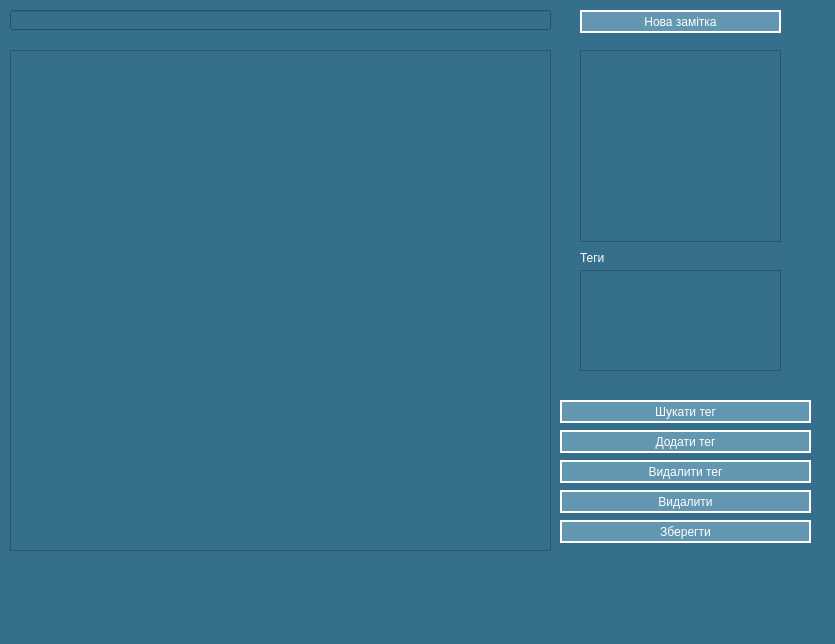
<?xml version="1.0" encoding="UTF-8"?>
<ui version="4.0">
 <class>MainWindow</class>
 <widget class="QMainWindow" name="MainWindow">
  <property name="geometry">
   <rect>
    <x>0</x>
    <y>0</y>
    <width>835</width>
    <height>644</height>
   </rect>
  </property>
  <property name="windowTitle">
   <string>MainWindow</string>
  </property>
  <property name="styleSheet">
   <string notr="true">background-color:#356f8c;
color:white;
</string>
  </property>
  <widget class="QWidget" name="centralwidget">
   <widget class="QTextEdit" name="note_text">
    <property name="geometry">
     <rect>
      <x>10</x>
      <y>50</y>
      <width>541</width>
      <height>501</height>
     </rect>
    </property>
   </widget>
   <widget class="QLineEdit" name="note_title">
    <property name="geometry">
     <rect>
      <x>10</x>
      <y>10</y>
      <width>541</width>
      <height>20</height>
     </rect>
    </property>
   </widget>
   <widget class="QPushButton" name="new_note_btn">
    <property name="geometry">
     <rect>
      <x>580</x>
      <y>10</y>
      <width>201</width>
      <height>23</height>
     </rect>
    </property>
    <property name="styleSheet">
     <string notr="true">background-color:#6396b0;
border: 2px solid white;
</string>
    </property>
    <property name="text">
     <string>Нова замітка</string>
    </property>
   </widget>
   <widget class="QPushButton" name="delete_note_btn">
    <property name="geometry">
     <rect>
      <x>560</x>
      <y>490</y>
      <width>251</width>
      <height>23</height>
     </rect>
    </property>
    <property name="styleSheet">
     <string notr="true">background-color:#6396b0;
border: 2px solid white;
</string>
    </property>
    <property name="text">
     <string>Видалити</string>
    </property>
   </widget>
   <widget class="QPushButton" name="save_note_btn">
    <property name="geometry">
     <rect>
      <x>560</x>
      <y>520</y>
      <width>251</width>
      <height>23</height>
     </rect>
    </property>
    <property name="styleSheet">
     <string notr="true">background-color:#6396b0;
border: 2px solid white;
</string>
    </property>
    <property name="text">
     <string>Зберегти</string>
    </property>
   </widget>
   <widget class="QListWidget" name="note_list">
    <property name="geometry">
     <rect>
      <x>580</x>
      <y>50</y>
      <width>201</width>
      <height>192</height>
     </rect>
    </property>
   </widget>
   <widget class="QLabel" name="label">
    <property name="geometry">
     <rect>
      <x>580</x>
      <y>250</y>
      <width>191</width>
      <height>16</height>
     </rect>
    </property>
    <property name="text">
     <string>Теги</string>
    </property>
   </widget>
   <widget class="QListWidget" name="teg_list">
    <property name="geometry">
     <rect>
      <x>580</x>
      <y>270</y>
      <width>201</width>
      <height>101</height>
     </rect>
    </property>
   </widget>
   <widget class="QPushButton" name="add_teg_btn">
    <property name="geometry">
     <rect>
      <x>560</x>
      <y>430</y>
      <width>251</width>
      <height>23</height>
     </rect>
    </property>
    <property name="styleSheet">
     <string notr="true">background-color:#6396b0;
border: 2px solid white;
</string>
    </property>
    <property name="text">
     <string>Додати тег</string>
    </property>
   </widget>
   <widget class="QPushButton" name="delete_teg_btn">
    <property name="geometry">
     <rect>
      <x>560</x>
      <y>460</y>
      <width>251</width>
      <height>23</height>
     </rect>
    </property>
    <property name="styleSheet">
     <string notr="true">background-color:#6396b0;
border: 2px solid white;
</string>
    </property>
    <property name="text">
     <string>Видалити тег</string>
    </property>
   </widget>
   <widget class="QPushButton" name="add_teg_btn_2">
    <property name="geometry">
     <rect>
      <x>560</x>
      <y>400</y>
      <width>251</width>
      <height>23</height>
     </rect>
    </property>
    <property name="styleSheet">
     <string notr="true">background-color:#6396b0;
border: 2px solid white;
</string>
    </property>
    <property name="text">
     <string>Шукати тег</string>
    </property>
   </widget>
  </widget>
  <widget class="QMenuBar" name="menubar">
   <property name="geometry">
    <rect>
     <x>0</x>
     <y>0</y>
     <width>835</width>
     <height>21</height>
    </rect>
   </property>
  </widget>
  <widget class="QStatusBar" name="statusbar"/>
 </widget>
 <resources/>
 <connections/>
</ui>
